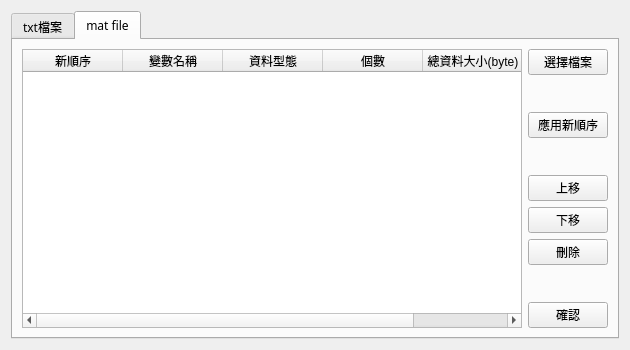
<?xml version="1.0" encoding="UTF-8"?>
<ui version="4.0">
 <class>HmiLoadDialog</class>
 <widget class="QDialog" name="HmiLoadDialog">
  <property name="geometry">
   <rect>
    <x>0</x>
    <y>0</y>
    <width>630</width>
    <height>350</height>
   </rect>
  </property>
  <property name="font">
   <font>
    <family>微軟正黑體</family>
   </font>
  </property>
  <property name="windowTitle">
   <string>HmiLoadDialog</string>
  </property>
  <property name="modal">
   <bool>true</bool>
  </property>
  <layout class="QGridLayout" name="gridLayout">
   <item row="0" column="0">
    <widget class="QTabWidget" name="tabWidget">
     <property name="currentIndex">
      <number>1</number>
     </property>
     <widget class="QWidget" name="tab_txt">
      <attribute name="title">
       <string>txt檔案</string>
      </attribute>
      <layout class="QHBoxLayout" name="horizontalLayout">
       <item>
        <spacer name="horizontalSpacer">
         <property name="orientation">
          <enum>Qt::Horizontal</enum>
         </property>
         <property name="sizeHint" stdset="0">
          <size>
           <width>40</width>
           <height>20</height>
          </size>
         </property>
        </spacer>
       </item>
       <item>
        <widget class="QPushButton" name="pushButton_txtLoad">
         <property name="text">
          <string>選擇檔案</string>
         </property>
        </widget>
       </item>
       <item>
        <spacer name="horizontalSpacer_2">
         <property name="orientation">
          <enum>Qt::Horizontal</enum>
         </property>
         <property name="sizeHint" stdset="0">
          <size>
           <width>40</width>
           <height>20</height>
          </size>
         </property>
        </spacer>
       </item>
      </layout>
     </widget>
     <widget class="QWidget" name="tab_mat">
      <attribute name="title">
       <string>mat file</string>
      </attribute>
      <layout class="QGridLayout" name="gridLayout_3">
       <item row="8" column="1">
        <spacer name="verticalSpacer">
         <property name="orientation">
          <enum>Qt::Vertical</enum>
         </property>
         <property name="sizeHint" stdset="0">
          <size>
           <width>20</width>
           <height>40</height>
          </size>
         </property>
        </spacer>
       </item>
       <item row="5" column="1">
        <widget class="QPushButton" name="pushButton_up">
         <property name="text">
          <string>上移</string>
         </property>
        </widget>
       </item>
       <item row="9" column="1">
        <widget class="QPushButton" name="pushButton_confirm">
         <property name="text">
          <string>確認</string>
         </property>
        </widget>
       </item>
       <item row="2" column="1">
        <spacer name="verticalSpacer_2">
         <property name="orientation">
          <enum>Qt::Vertical</enum>
         </property>
         <property name="sizeHint" stdset="0">
          <size>
           <width>20</width>
           <height>40</height>
          </size>
         </property>
        </spacer>
       </item>
       <item row="1" column="0" rowspan="9">
        <widget class="QTableWidget" name="tableWidget_mat">
         <column>
          <property name="text">
           <string>新順序</string>
          </property>
         </column>
         <column>
          <property name="text">
           <string>變數名稱</string>
          </property>
         </column>
         <column>
          <property name="text">
           <string>資料型態</string>
          </property>
         </column>
         <column>
          <property name="text">
           <string>個數</string>
          </property>
         </column>
         <column>
          <property name="text">
           <string>總資料大小(byte)</string>
          </property>
         </column>
        </widget>
       </item>
       <item row="6" column="1">
        <widget class="QPushButton" name="pushButton_down">
         <property name="text">
          <string>下移</string>
         </property>
        </widget>
       </item>
       <item row="7" column="1">
        <widget class="QPushButton" name="pushButton_delete">
         <property name="text">
          <string>刪除</string>
         </property>
        </widget>
       </item>
       <item row="1" column="1">
        <widget class="QPushButton" name="pushButton_matLoad">
         <property name="text">
          <string>選擇檔案</string>
         </property>
        </widget>
       </item>
       <item row="3" column="1">
        <widget class="QPushButton" name="pushButton_newSeq">
         <property name="text">
          <string>應用新順序</string>
         </property>
        </widget>
       </item>
       <item row="4" column="1">
        <spacer name="verticalSpacer_3">
         <property name="orientation">
          <enum>Qt::Vertical</enum>
         </property>
         <property name="sizeHint" stdset="0">
          <size>
           <width>20</width>
           <height>40</height>
          </size>
         </property>
        </spacer>
       </item>
      </layout>
     </widget>
    </widget>
   </item>
  </layout>
 </widget>
 <tabstops>
  <tabstop>tabWidget</tabstop>
  <tabstop>tableWidget_mat</tabstop>
  <tabstop>pushButton_matLoad</tabstop>
  <tabstop>pushButton_newSeq</tabstop>
  <tabstop>pushButton_up</tabstop>
  <tabstop>pushButton_down</tabstop>
  <tabstop>pushButton_delete</tabstop>
  <tabstop>pushButton_confirm</tabstop>
 </tabstops>
 <resources/>
 <connections/>
</ui>
